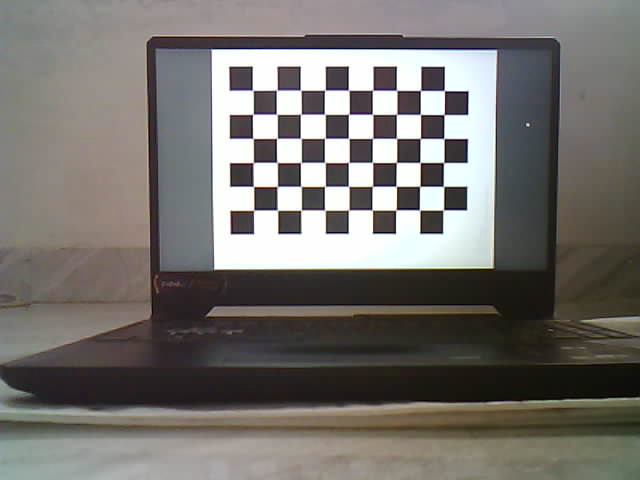
#> input picture calib_images/stereoLeft/imageL0.png, 640 x 480 px
$ python Rectify.py   (older library calls are emulated)
#> lines starting #> are read from the running program, lines starting #| are printed output that depends on the picture; after the words box and inside, x2 and y2 are one past the last pixel; in counts of white or black regions, pixels touching at a corner belong together
import cv2
import numpy as np

# Directories
OUTPUT_DIR = "Calibration_Files"

def draw_epipolar_lines(image, line_spacing=20, color=(255, 0, 0)):
    """
    Draw horizontal epipolar lines for visualization.
    :param image: The rectified image.
    :param line_spacing: Spacing between lines in pixels.
    :param color: Line color in BGR format.
    :return: Image with epipolar lines drawn.
    """
    img_with_lines = image.copy()
    for y in range(0, img_with_lines.shape[0], line_spacing):
        cv2.line(img_with_lines, (0, y), (img_with_lines.shape[1], y), color, 1)
    return img_with_lines

# Load calibration data
cameraMatrixL = np.loadtxt(f"{OUTPUT_DIR}/CmL.txt")
distCoeffsL = np.loadtxt(f"{OUTPUT_DIR}/DcL.txt")
cameraMatrixR = np.loadtxt(f"{OUTPUT_DIR}/CmR.txt")
distCoeffsR = np.loadtxt(f"{OUTPUT_DIR}/DcR.txt")
RL = np.loadtxt(f"{OUTPUT_DIR}/RectifL.txt")
RR = np.loadtxt(f"{OUTPUT_DIR}/RectifR.txt")
PL = np.loadtxt(f"{OUTPUT_DIR}/ProjL.txt")
PR = np.loadtxt(f"{OUTPUT_DIR}/ProjR.txt")

# Load binary maps
mapLx = np.load(f"{OUTPUT_DIR}/umapL.npy")
#> (reads Calibration_Files/umapL.npy from the repository)
mapLy = np.load(f"{OUTPUT_DIR}/rmapL.npy")
#> (reads Calibration_Files/rmapL.npy from the repository)
mapRx = np.load(f"{OUTPUT_DIR}/umapR.npy")
#> (reads Calibration_Files/umapR.npy from the repository)
mapRy = np.load(f"{OUTPUT_DIR}/rmapR.npy")
#> (reads Calibration_Files/rmapR.npy from the repository)

# Load a pair of images
imgL = cv2.imread("calib_images/stereoLeft/imageL0.png", cv2.IMREAD_GRAYSCALE)
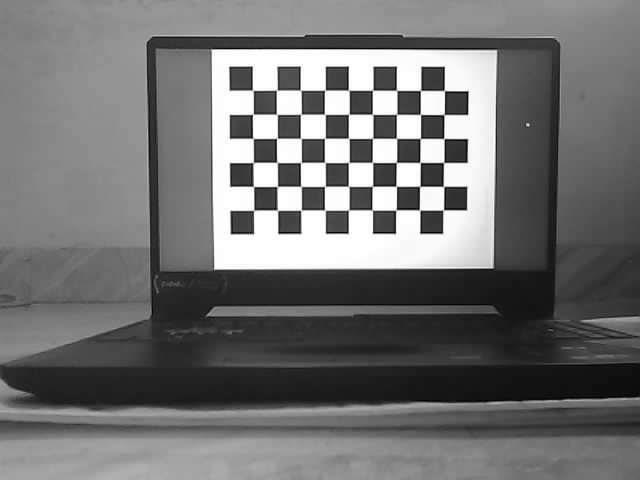
#> imgL: shape (480, 640); min 0, max 255, mean 114.1
imgR = cv2.imread("calib_images/stereoRight/imageR0.png", cv2.IMREAD_GRAYSCALE)
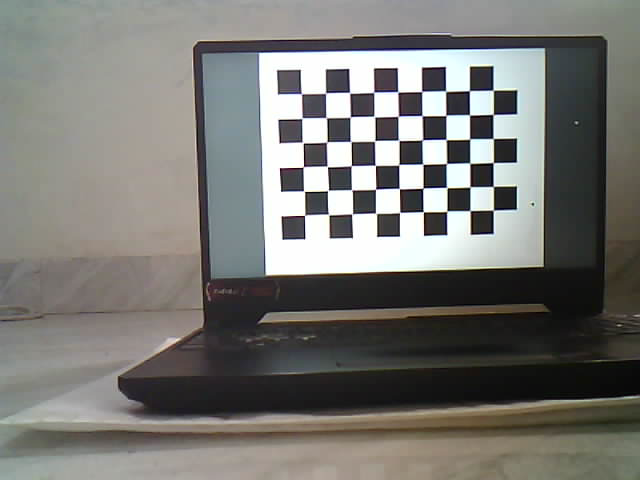
#> input picture calib_images/stereoRight/imageR0.png, 640 x 480 px
#> imgR: shape (480, 640); min 0, max 255, mean 118.7

if imgL is None or imgR is None:
    print("Error: Could not load the input images")
    exit()

# Rectify images
rectifiedL = cv2.remap(imgL, mapLx, mapLy, cv2.INTER_LINEAR)
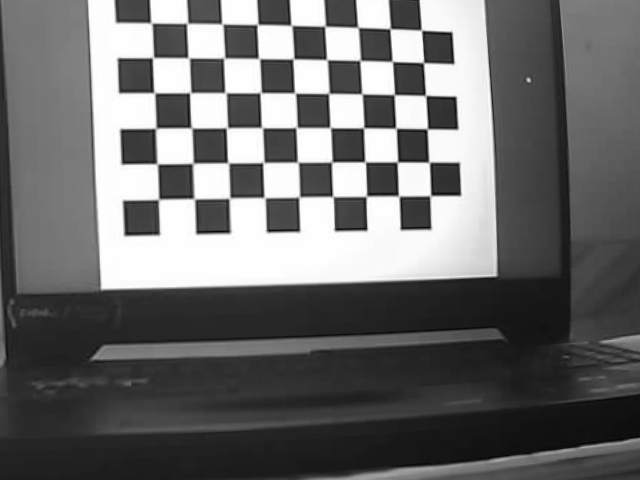
#> rectifiedL: shape (480, 640); min 2, max 255, mean 108.1
rectifiedR = cv2.remap(imgR, mapRx, mapRy, cv2.INTER_LINEAR)
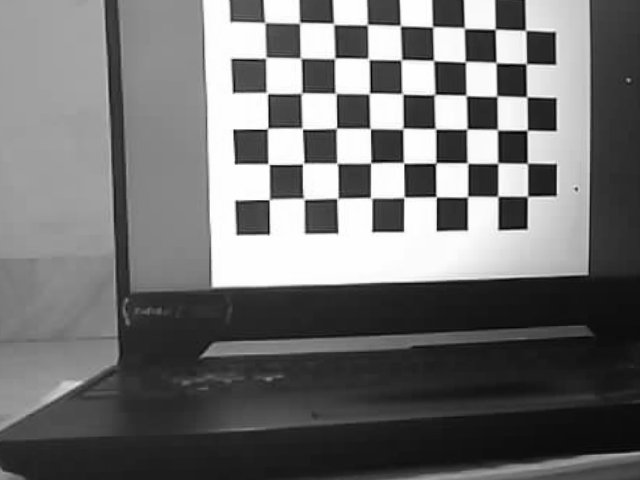
#> rectifiedR: shape (480, 640); min 1, max 255, mean 113.1

# Draw epipolar lines for validation
rectifiedL_with_lines = draw_epipolar_lines(rectifiedL)
#> after the loop in draw_epipolar_lines, `for y in range(0, img_with_lines.shape[0], line_spacing):`:
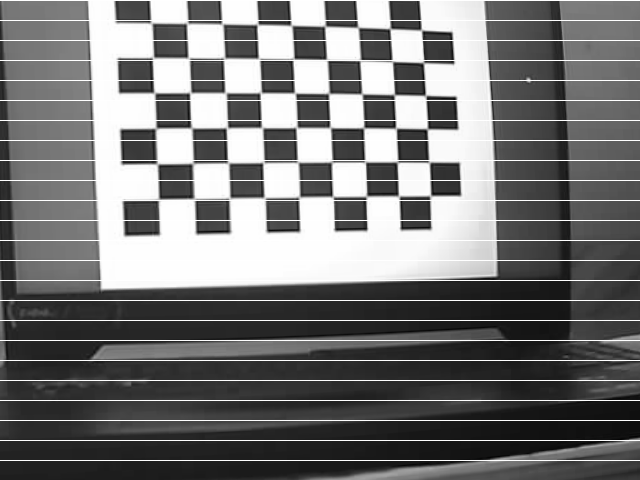
#> img_with_lines: shape (480, 640); 4.99% of pixels changed, all inside (x1, y1, x2, y2) = (0, 0, 640, 461)
rectifiedR_with_lines = draw_epipolar_lines(rectifiedR)
#> call 2 of draw_epipolar_lines, with line_spacing = 20, color = (255, 0, 0)
#> after the loop in draw_epipolar_lines (call 2), `for y in range(0, img_with_lines.shape[0], line_spacing):`:
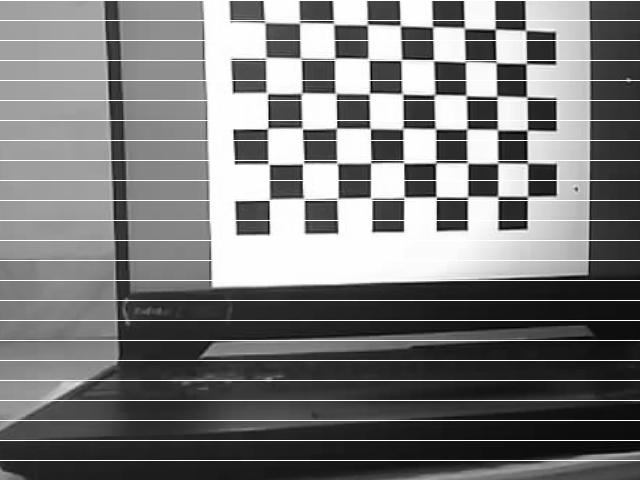
#> img_with_lines: shape (480, 640); 5% of pixels changed, all inside (x1, y1, x2, y2) = (0, 0, 640, 461)

# Show rectified images with epipolar lines
cv2.imshow("Rectified Left with Epipolar Lines", rectifiedL_with_lines)
cv2.imshow("Rectified Right with Epipolar Lines", rectifiedR_with_lines)

# Save rectified images for reference
cv2.imwrite(f"{OUTPUT_DIR}/Rectified_Left.png", rectifiedL_with_lines)
cv2.imwrite(f"{OUTPUT_DIR}/Rectified_Right.png", rectifiedR_with_lines)

# Generate disparity map for depth estimation using StereoSGBM
window_size = 5
stereo = cv2.StereoSGBM_create(
    minDisparity=0,
    numDisparities=16,  # Must be divisible by 16
    blockSize=window_size,
    P1=8 * 3 * window_size ** 2,
    P2=32 * 3 * window_size ** 2,
    disp12MaxDiff=1,
    uniquenessRatio=10,
    speckleWindowSize=100,
    speckleRange=32,
)

# Compute disparity map
disparity = stereo.compute(rectifiedL, rectifiedR)
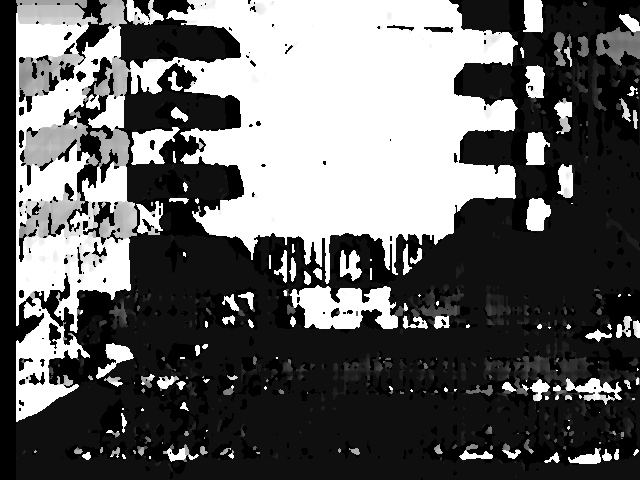
#> disparity: shape (480, 640) int16; min -16, max 240, mean 83; drawn with min black and max white

# Normalize disparity map for visualization
disparity_normalized = cv2.normalize(disparity, None, alpha=0, beta=255, norm_type=cv2.NORM_MINMAX, dtype=cv2.CV_8U)

# Show and save the disparity map
cv2.imshow("Disparity Map - SGBM", disparity_normalized)
cv2.imwrite(f"{OUTPUT_DIR}/Disparity_Map_SGBM.png", disparity_normalized)

cv2.waitKey(0)
cv2.destroyAllWindows()
